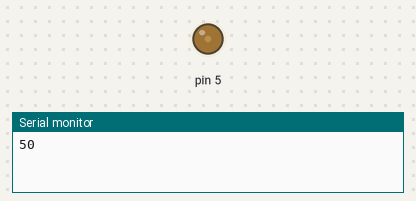
A sketch run on a simulated Arduino Uno, built with avr-gcc and run on an emulated ATmega328P. Parts: output pins drawn as LEDs (lit = HIGH), the last lines printed to the serial monitor.

Above: at 0.1 s.
At 18.1 s:
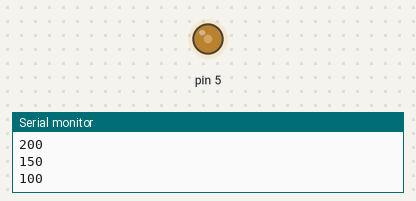
At 28.1 s:
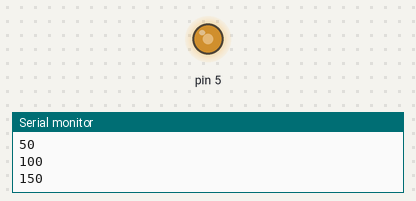
At 38.1 s:
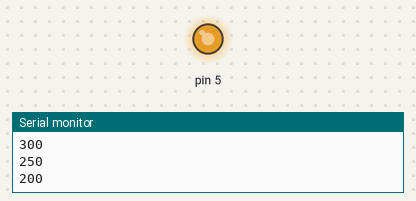
Timing chart, 0 to 39.6 s (numbered marks = the images above):
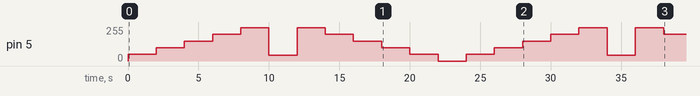

Measured:
- by itself, pin 5: 0/255 → 50/255 at 0.00 s, → 100/255 2.0 s later, → 150/255 2.0 s later, → 200/255 2.0 s later, … (20 changes in this stretch)

The sketch:

test.ino
```cpp
boolean up;
int speed;

void setup() {
  Serial.begin(9600);
  speed = 0;
  up = true;
}

void loop() {
  if(up){
    speed+=50;
    if(speed >= 255){
      up = false;
    }
  } else{
    speed-=50;
    if(speed <= 0){
      up = true;
    }
  }


  analogWrite(5, speed);
  Serial.print(speed);
  Serial.print("\n");
  delay(2000);
}
```
